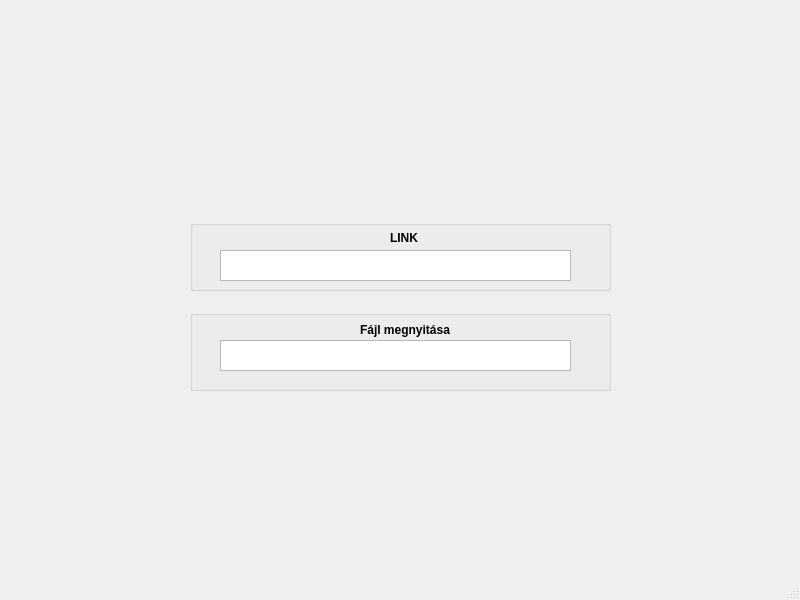
<?xml version="1.0" encoding="UTF-8"?>
<ui version="4.0">
 <class>MainWindow</class>
 <widget class="QMainWindow" name="MainWindow">
  <property name="geometry">
   <rect>
    <x>0</x>
    <y>0</y>
    <width>800</width>
    <height>600</height>
   </rect>
  </property>
  <property name="windowTitle">
   <string>MainWindow</string>
  </property>
  <widget class="QWidget" name="centralwidget">
   <widget class="QGroupBox" name="groupBox">
    <property name="geometry">
     <rect>
      <x>190</x>
      <y>220</y>
      <width>421</width>
      <height>71</height>
     </rect>
    </property>
    <property name="title">
     <string/>
    </property>
    <widget class="QTextEdit" name="textEdit_2">
     <property name="geometry">
      <rect>
       <x>30</x>
       <y>30</y>
       <width>351</width>
       <height>31</height>
      </rect>
     </property>
    </widget>
    <widget class="QLabel" name="label_2">
     <property name="geometry">
      <rect>
       <x>200</x>
       <y>10</y>
       <width>31</width>
       <height>16</height>
      </rect>
     </property>
     <property name="text">
      <string>&lt;html&gt;&lt;head/&gt;&lt;body&gt;&lt;p&gt;&lt;span style=&quot; font-weight:700;&quot;&gt;LINK&lt;/span&gt;&lt;/p&gt;&lt;/body&gt;&lt;/html&gt;</string>
     </property>
    </widget>
   </widget>
   <widget class="QGroupBox" name="groupBox_3">
    <property name="geometry">
     <rect>
      <x>190</x>
      <y>310</y>
      <width>421</width>
      <height>81</height>
     </rect>
    </property>
    <property name="title">
     <string/>
    </property>
    <widget class="QTextEdit" name="textEdit_3">
     <property name="geometry">
      <rect>
       <x>30</x>
       <y>30</y>
       <width>351</width>
       <height>31</height>
      </rect>
     </property>
    </widget>
    <widget class="QLabel" name="label_3">
     <property name="geometry">
      <rect>
       <x>170</x>
       <y>10</y>
       <width>191</width>
       <height>20</height>
      </rect>
     </property>
     <property name="text">
      <string>&lt;html&gt;&lt;head/&gt;&lt;body&gt;&lt;p&gt;&lt;span style=&quot; font-weight:700;&quot;&gt;Fájl megnyitása&lt;/span&gt;&lt;/p&gt;&lt;/body&gt;&lt;/html&gt;</string>
     </property>
    </widget>
   </widget>
  </widget>
  <widget class="QMenuBar" name="menubar">
   <property name="geometry">
    <rect>
     <x>0</x>
     <y>0</y>
     <width>800</width>
     <height>24</height>
    </rect>
   </property>
  </widget>
  <widget class="QStatusBar" name="statusbar"/>
 </widget>
 <resources/>
 <connections/>
</ui>
